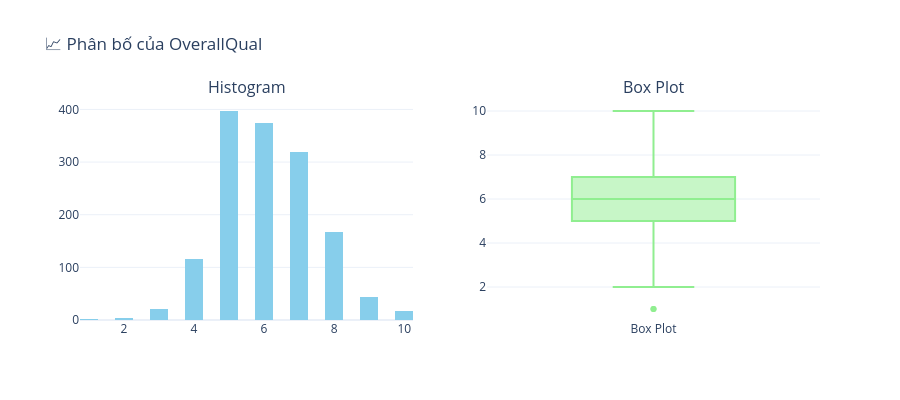

Write notebook code for a chart like this one.
### Markdown cell above
- Phân phối lệch phải: GrLivArea có xu hướng lệch phải, tức là phần lớn nhà có diện tích sống vừa phải, số lượng nhà diện tích lớn ít hơn.
- Có ngoại lai: Một số giá trị GrLivArea rất cao có thể là ngoại lai, cần kiểm tra kỹ để tránh ảnh hưởng đến mô hình.
- Ý nghĩa: Diện tích sống là đặc trưng quan trọng, thường có tương quan mạnh với giá nhà (SalePrice). Nên kiểm tra kỹ các giá trị bất thường và cân nhắc xử lý ngoại lai.

### Code cell
# Phân bố của OverallQual (chất lượng tổng thể)
eda_train.distribution('OverallQual', interactive=True)

### Figure 1 — Plotly figure (JSON) as saved in the notebook; plotly's stock layout.template omitted (floating-point values rounded to 4 significant figures; data arrays with more than 128 entries replaced by an {"elided": "..."} marker saying what was removed)
{"data": [{"marker": {"color": "skyblue"}, "name": "Histogram", "nbinsx": 30, "type": "histogram", "x": {"elided": "1460 int values"}, "xaxis": "x", "yaxis": "y"}, {"marker": {"color": "lightgreen"}, "name": "Box Plot", "type": "box", "xaxis": "x2", "y": {"elided": "1460 int values"}, "yaxis": "y2"}], "layout": {"annotations": [{"font": {"size": 16}, "showarrow": false, "text": "Histogram", "x": 0.225, "xanchor": "center", "xref": "paper", "y": 1, "yanchor": "bottom", "yref": "paper"}, {"font": {"size": 16}, "showarrow": false, "text": "Box Plot", "x": 0.775, "xanchor": "center", "xref": "paper", "y": 1, "yanchor": "bottom", "yref": "paper"}], "height": 400, "showlegend": false, "title": {"text": "📈 Phân bố của OverallQual"}, "xaxis": {"anchor": "y", "domain": [0, 0.45]}, "xaxis2": {"anchor": "y2", "domain": [0.55, 1]}, "yaxis": {"anchor": "x", "domain": [0, 1]}, "yaxis2": {"anchor": "x2", "domain": [0, 1]}}}
